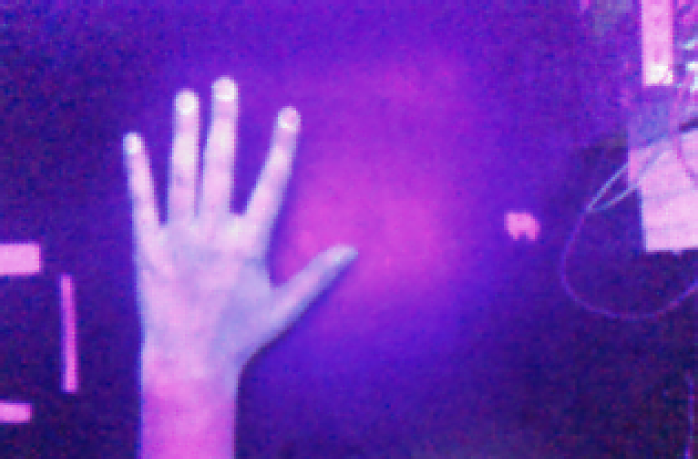
#> input picture images/Mano_lado.png, 1396 x 918 px, found by its file name (shown at 1/2 size)
$ python split_and_merge_channels.py
#> lines starting #> are read from the running program, lines starting #| are printed output that depends on the picture
import cv2 as cv
import numpy as np

# img = cv.imread('images/UV_img_sample.jpg')
img1 = cv.imread('images/Mano_lado.png')
#> img1 is the input picture: shape (918, 1396, 3); mean B, G, R 182.3, 51.4, 113.6
img2 = cv.imread('images/Mano_centro.png')
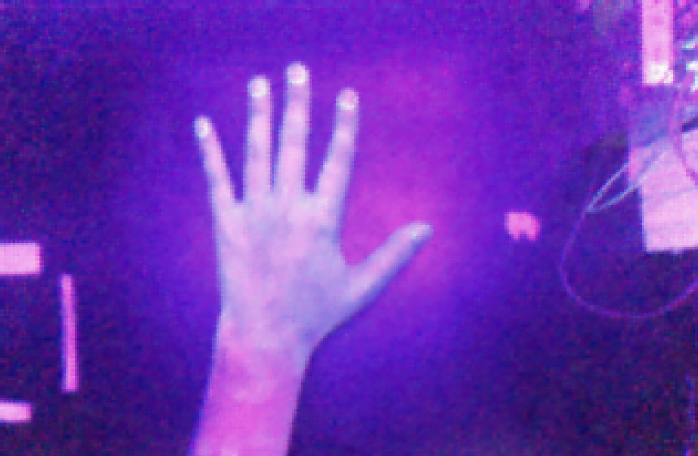
#> input picture images/Mano_centro.png, 1396 x 912 px, found by its file name (shown at 1/2 size)
#> img2 is the input picture: shape (912, 1396, 3); mean B, G, R 179.5, 50.1, 109.5

# blank = np.zeros(img.shape[:2], dtype='uint8')
blank = np.zeros(img1.shape[:2], dtype='uint8')

def resize(img, name, w, h):
#> called with name = 'Mano lado', w = 0.506, h = 0.5
    cropped = cv.resize(img, (0,0), fx=w, fy=h)
    cv.imshow(name, cropped)

def split(blank, img, name):
    # h, w, ch = img.shape
    h = 0.5
    w = (h * 349)/345 #HOW DA HELL
    resize(img, name, w, h)
    # print(w, h) #698/459
    b,g,r = cv.split(img)
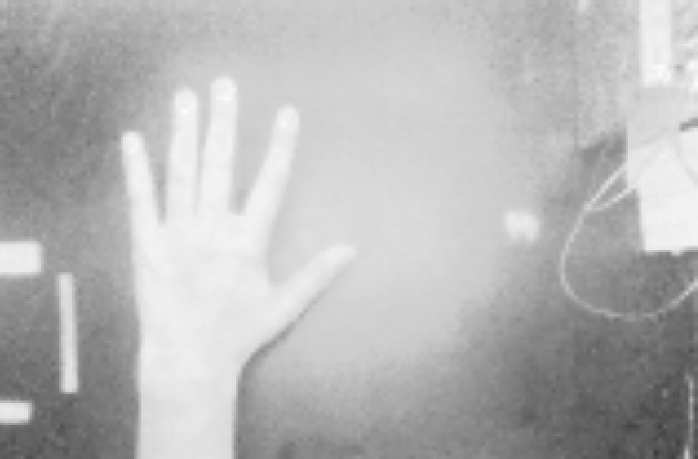
#> b: shape (918, 1396) (shown at 1/2 size); min 57, max 254, mean 182.3
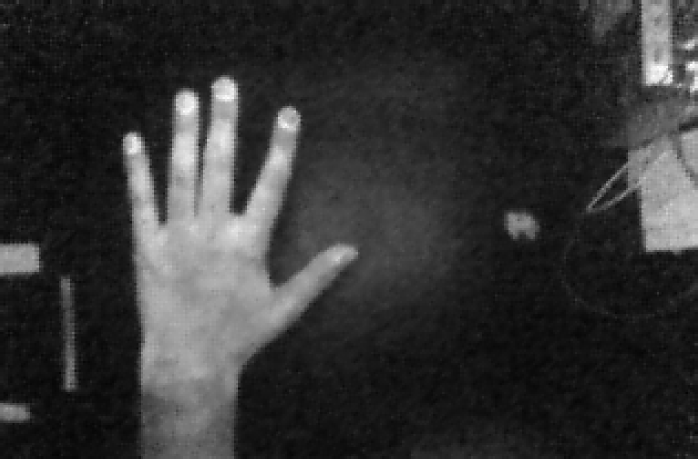
#> g: shape (918, 1396) (shown at 1/2 size); min 5, max 255, mean 51.4
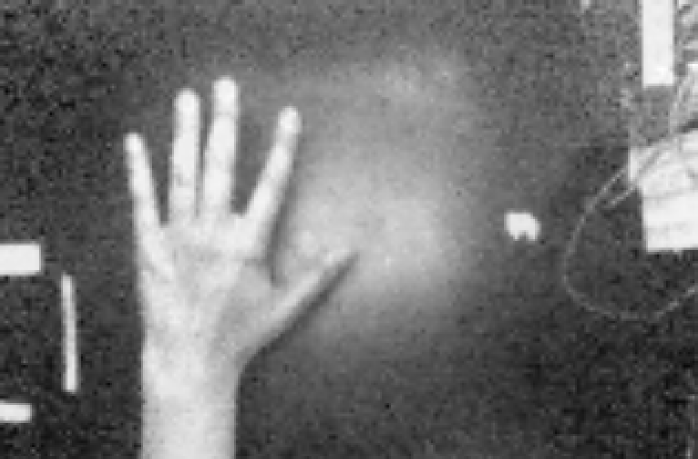
#> r: shape (918, 1396) (shown at 1/2 size); min 7, max 255, mean 113.6
    # blue = cv.merge([b, blank, blank])
    # green = cv.merge([blank, g, blank])
    # red = cv.merge([blank, blank, r])

    resize(b, 'Blue', w, h)
#> call 2 of resize, with name = 'Blue', w = 0.506, h = 0.5
#> in resize (call 2), `cropped = cv.resize(img, (0,0), fx=w, fy=h)`:
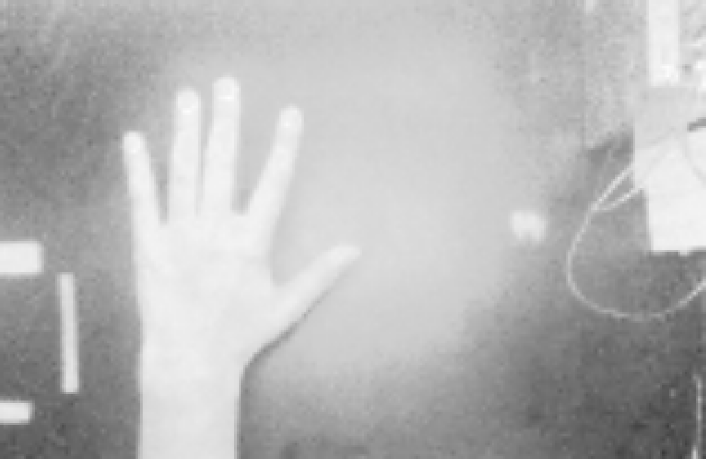
#> cropped: shape (459, 706); min 57, max 254, mean 182.4
    resize(g, 'Green', w, h)
#> call 3 of resize, with name = 'Green', w = 0.506, h = 0.5
#> in resize (call 3), `cropped = cv.resize(img, (0,0), fx=w, fy=h)`:
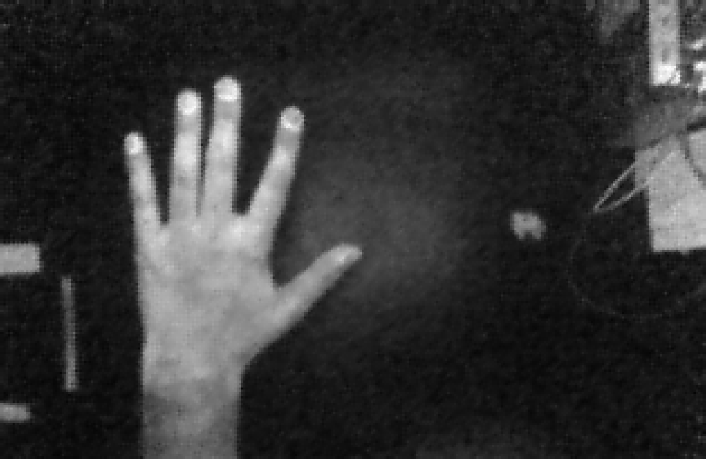
#> cropped: shape (459, 706); min 5, max 255, mean 51.5
    resize(r, 'Red', w, h)
#> call 4 of resize, with name = 'Red', w = 0.506, h = 0.5
#> in resize (call 4), `cropped = cv.resize(img, (0,0), fx=w, fy=h)`:
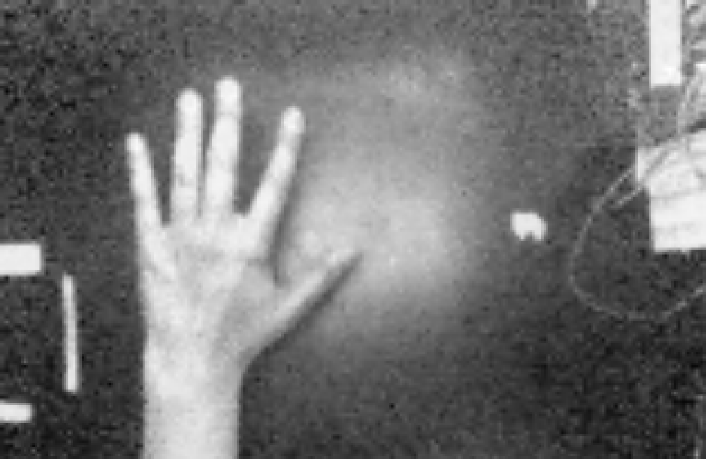
#> cropped: shape (459, 706); min 7, max 255, mean 113.6
    # [8 lines of commented-out code are left out]
split(blank, img1, 'Mano lado')
#> blank: shape (918, 1396); every value is 0
# split(blank, img2, 'Mano centro')

cv.waitKey(0)
